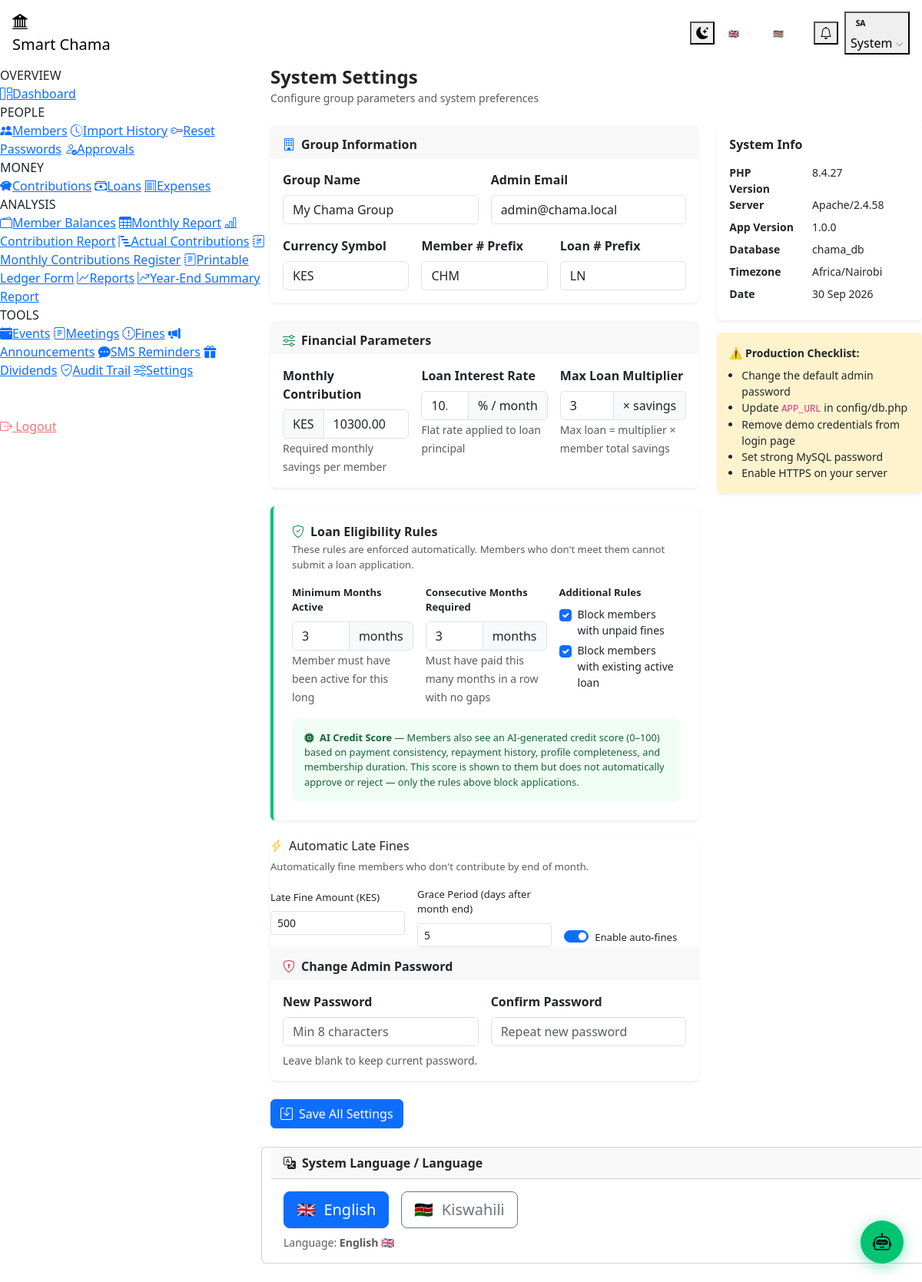
Screenshot of /admin/settings.php (signed in) with the database file from the repository.
### tables this page shows
CREATE TABLE IF NOT EXISTS users (
    id              INT UNSIGNED AUTO_INCREMENT PRIMARY KEY,
    full_name       VARCHAR(120)    NOT NULL,
    email           VARCHAR(180)    NOT NULL UNIQUE,
    phone           VARCHAR(20)     NOT NULL,
    national_id     VARCHAR(30)     DEFAULT NULL UNIQUE,
    password_hash   VARCHAR(255)    NOT NULL,
    role            ENUM('admin','member') NOT NULL DEFAULT 'member',
    status          ENUM('pending','active','suspended','rejected') NOT NULL DEFAULT 'pending',
    profile_photo   VARCHAR(255)    DEFAULT NULL,
    address         TEXT            DEFAULT NULL,
    occupation      VARCHAR(100)    DEFAULT NULL,
    next_of_kin     VARCHAR(120)    DEFAULT NULL,
    next_of_kin_phone VARCHAR(20)   DEFAULT NULL,
    membership_number VARCHAR(20)   UNIQUE DEFAULT NULL,    
    nickname        VARCHAR(60)     DEFAULT NULL,
    chama_position  VARCHAR(80)     DEFAULT NULL,           
    joined_date     DATE            DEFAULT NULL,           
    created_at      TIMESTAMP       DEFAULT CURRENT_TIMESTAMP,
    updated_at      TIMESTAMP       DEFAULT CURRENT_TIMESTAMP ON UPDATE CURRENT_TIMESTAMP,
    last_login      TIMESTAMP       NULL DEFAULT NULL,
    INDEX idx_role   (role),
    INDEX idx_status (status)
);

CREATE TABLE IF NOT EXISTS system_settings (
    setting_key     VARCHAR(80)     NOT NULL PRIMARY KEY,
    setting_value   TEXT            NOT NULL,
    description     VARCHAR(255)    DEFAULT NULL,
    updated_at      TIMESTAMP       DEFAULT CURRENT_TIMESTAMP ON UPDATE CURRENT_TIMESTAMP
);

### admin/settings.php (the view, shortened to what the rows shown need)
<?php
require_once ROOT . '/includes/functions.php';
require_once ROOT . '/includes/header.php';
?>
<div class="row g-4">
    <div class="col-md-8">
        <form method="POST">
            <div class="card border-0 shadow-sm mb-4">
            <div class="settings-card">
                <div class="row g-3">
                    <div class="col-md-4">
                        <label class="form-label" style="font-size:.82rem"><?= t('adm_set_late_fine') ?> (<?= getSetting('currency','KES') ?>)</label>
                        <input type="number" name="late_fine_amount" class="form-control form-control-sm"
                            value="<?= getSetting('late_fine_amount','500') ?>" min="0" step="1">
                    </div>
                </div>
            </div>
            </div>
        </form>
    </div>
</div>
<?php require_once ROOT . '/includes/footer.php'; ?>

### includes/header.php (shortened to what the rows shown need)
<?php
require_once ROOT . '/includes/functions.php';
$user = currentUser();
$currentLang = getLang();
$initials = implode('', array_map(fn($p) => strtoupper($p[0]), array_slice(explode(' ', trim($user['full_name'])), 0, 2)));
?>
<!DOCTYPE html>
<html lang="<?= $currentLang === 'sw' ? 'sw' : 'en' ?>" data-theme="dark" id="htmlRoot">
<head>
    <link rel="stylesheet" href="https://cdn.jsdelivr.net/npm/bootstrap@5.3.2/dist/css/bootstrap.min.css">
    <link rel="stylesheet" href="https://cdn.jsdelivr.net/npm/bootstrap-icons@1.11.3/font/bootstrap-icons.min.css">
    <link rel="stylesheet" href="<?= APP_URL ?>/assets/css/dashboard.css">
</head>
<body data-app-url="<?= APP_URL ?>">
<nav class="navbar sticky-top">
    <div class="container-fluid px-3 gap-2">
        <div class="d-flex align-items-center gap-2 flex-shrink-0">
            <div class="dropdown">
                <button class="nav-btn" data-bs-toggle="dropdown" style="gap:.55rem">
                    <?php
                    $hPhoto    = $user['profile_photo'] ?? null;
                    $photoPath = $hPhoto ? ROOT . '/uploads/avatars/' . $hPhoto : null;
                    ?>
                    <?php if ($hPhoto && file_exists($photoPath ?? '')): ?>
                    <img src="<?= APP_URL ?>/uploads/avatars/<?= htmlspecialchars($hPhoto) ?>"
                         style="width:28px;height:28px;border-radius:50%;object-fit:cover;flex-shrink:0;border:2px solid var(--green)" alt="">
                    <?php else: ?>
                    <span style="width:26px;height:26px;background:linear-gradient(135deg,var(--green),#009954);border-radius:50%;display:flex;align-items:center;justify-content:center;font-size:.65rem;font-weight:700;color:#060e1a;flex-shrink:0">
                        <?= $initials ?>
                    </span>
                    <?php endif; ?>
                    <span class="d-none d-md-inline" style="max-width:120px;overflow:hidden;text-overflow:ellipsis;white-space:nowrap">
                        <?= htmlspecialchars(explode(' ', $user['full_name'])[0]) ?>
                    </span>
                    <i class="bi bi-chevron-down" style="font-size:.65rem;opacity:.6"></i>
                </button>
            </div>
        </div>
    </div>
</nav>
<div class="d-flex layout-wrap">
<main class="main-content" id="mainContent">

### rows the page displays
users: full_name "SA", full_name "System"
system_settings: setting_value "KES"

### other values shown
t('nav_overview') "OVERVIEW"
t('nav_people') "PEOPLE"
t('nav_money') "MONEY"
t('nav_analysis') "ANALYSIS"
t('nav_tools') "TOOLS"
t('nav_logout') "Logout"
t('settings_title') "System Settings"
t('settings_subtitle') "Configure group parameters and system preferences"
t('settings_group_info') "Group Information"
t('settings_group_name') "Group Name"
t('settings_admin_email') "Admin Email"
t('settings_currency_sym') "Currency Symbol"
t('settings_member_prefix') "Member # Prefix"
t('settings_loan_prefix') "Loan # Prefix"
t('settings_financial') "Financial Parameters"
